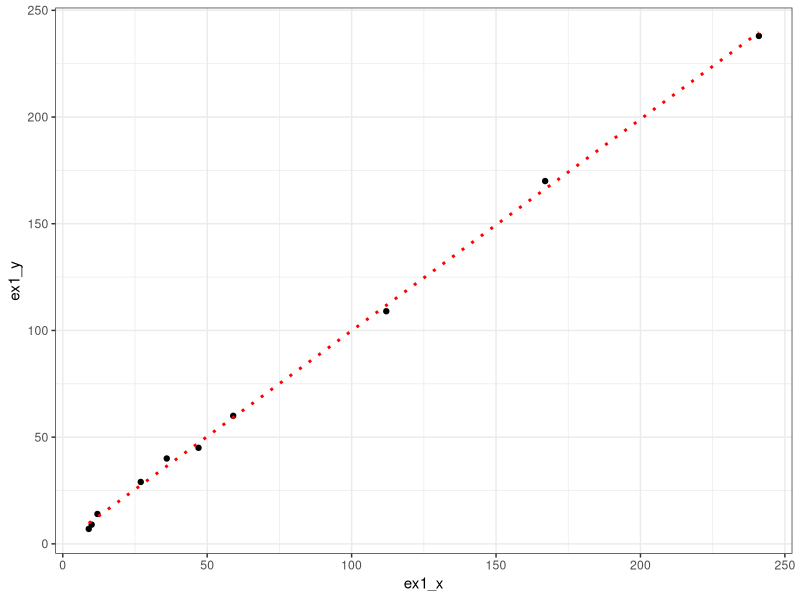

R code for this plot:
## ---- chunk 1
knitr::opts_chunk$set(echo = TRUE)
library(ggplot2)
library(tidyverse)
library(ggthemes)
## ---- chunk 2
ex1_y <- c(9, 14, 7, 29, 45, 109, 40, 238, 60, 170)
ex1_x <- c(10, 12, 9, 27, 47, 112, 36, 241, 59, 167)

lm(ex1_y ~ ex1_x)
summary(lm(ex1_y ~ ex1_x))

data <- tibble(ex1_x, ex1_y)

ggplot(data, aes(ex1_x, ex1_y)) + geom_point(color = 'black') + 
  geom_smooth(method = "lm", lty = 3, col = 'red', 
              se = FALSE) +
  theme_bw()

s_xy <- sum( (ex1_x - mean(ex1_x))*(ex1_y - mean(ex1_y)) )
s_xx <- sum( (ex1_x - mean(ex1_x))^2 )
s_yy <- sum( (ex1_y - mean(ex1_y))^2 )

b1 <- sum((ex1_x - mean(ex1_x)) * (ex1_y - mean(ex1_y))) / sum((ex1_x - mean(ex1_x))^2)
b0 <- mean(ex1_y) - b1 * mean(ex1_x)

b1_hat <- s_xy/s_xx
b0_hat <- mean(ex1_y) - b1_hat*mean(ex1_x)
y_hat <- b0 + b1 * ex1_x

sse <- s_yy - b1_hat*s_xy
sse
# The SSE is ~56.85
s <- sqrt(sse/(length(ex1_y) - 2))
s_2 <- 1/(length(ex1_x)-2) * sum((ex1_y - y_hat)^2)
s_2
# The S^2 is ~7.11

other <- sqrt(1/s_xx)
t <- b1_hat/(s * other)

qt(p = 0.025, df = 10)
pt(t, df = 10, lower.tail = F) * 2

# Expected change per one-unit change in book value: 0.9914

0.7198+0.9914*100
# Audit value for an item with book value of $100: ~$99.86
